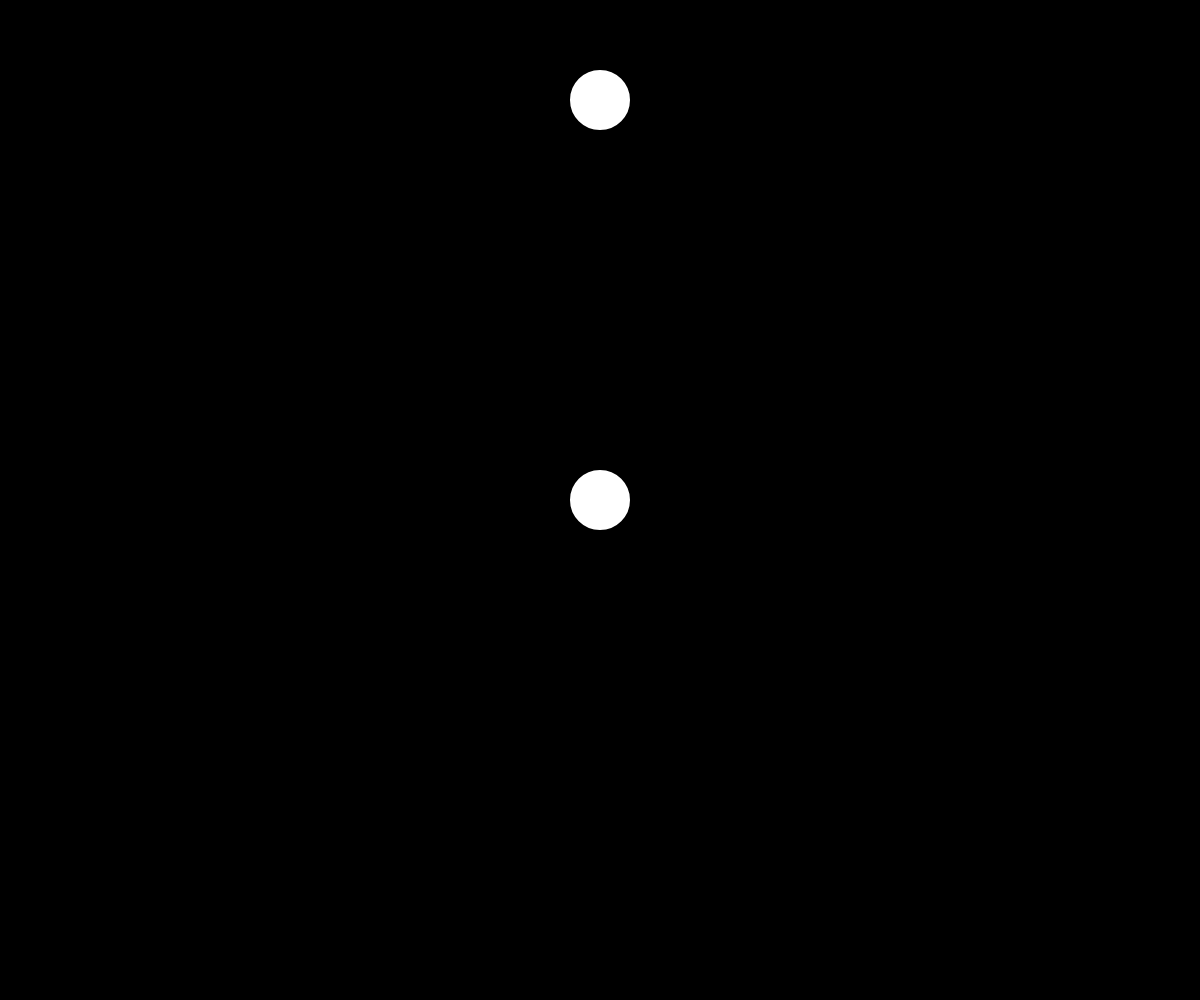
Frame 1 (no input)
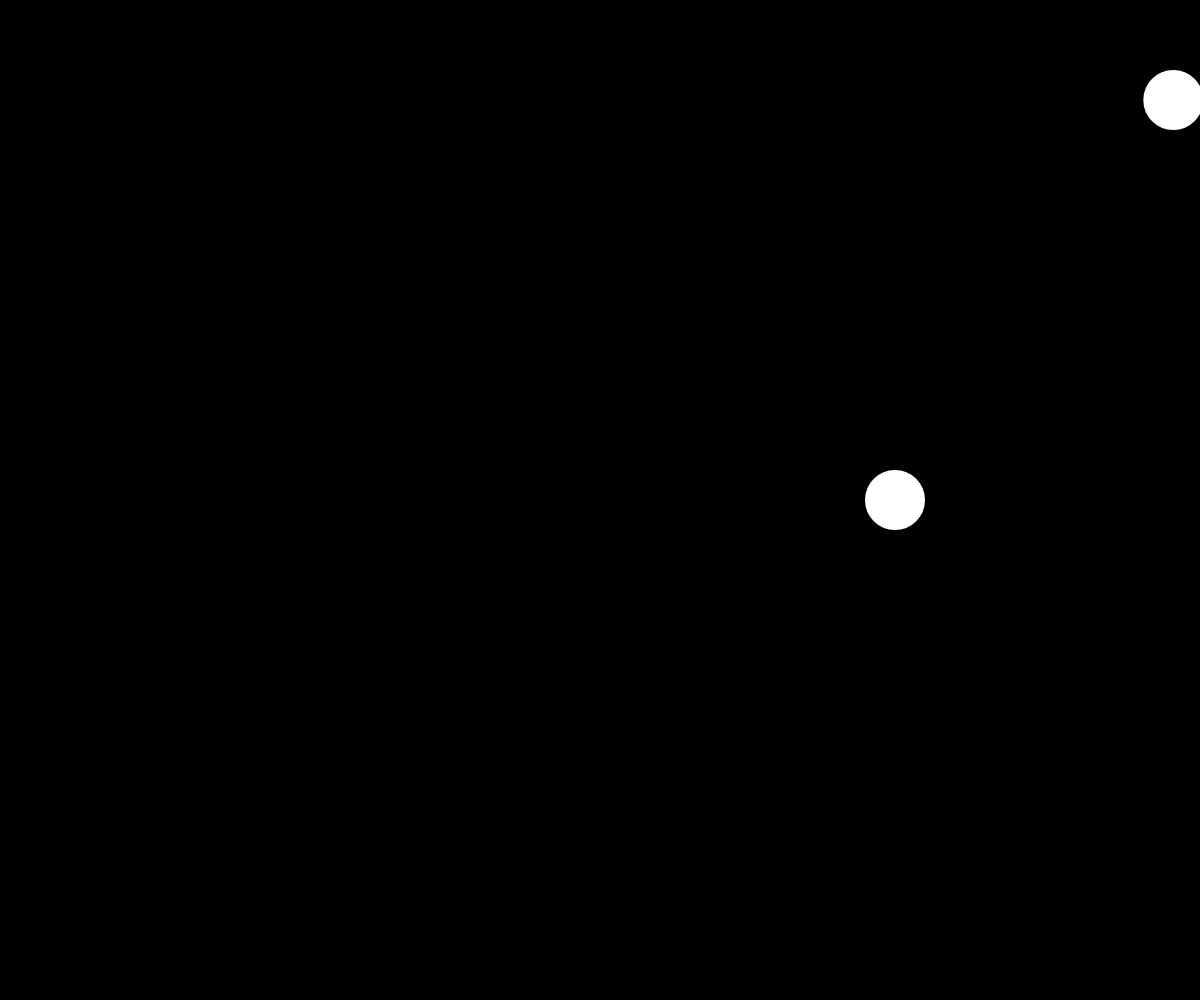
Frame 60 (no input)
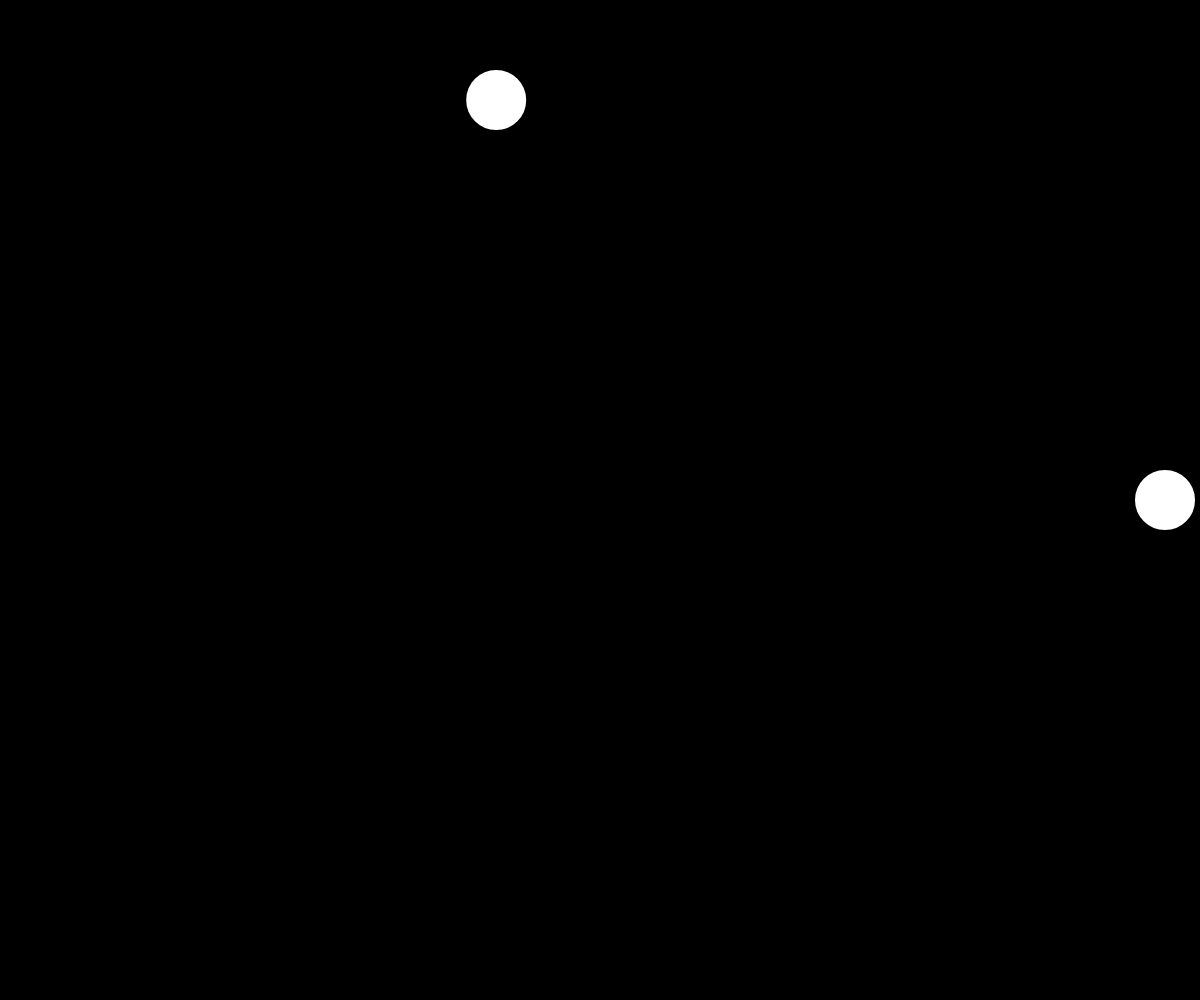
Frame 120 (the mouse pressed at the canvas centre since frame 60)

The p5.js sketch that drew these frames (run headless with seeded random() and noise() and a simulated clock; from frame 60 on, the mouse is pressed at the canvas centre):

// p5.js sketch
// ── sketch.js
var d = 50;
var direction = true;
var x =  0;
var y = 0;
var speed = 5;
var x2 = d / 2;
var y2 = 100;
var angle2 = 0;

function setup() {
  createCanvas(windowWidth, windowHeight);
  background(0);
  strokeWeight(10);
  stroke(255);
  y = height / 2;
  x = width / 2;
}

function draw() {
  background(0);

  var ang2 = radians(angle2);

  x2 = (width/2)  + (width/2 - d/2) * sin(ang2);
  angle2 += 1.6;

  ellipse(x, y, d, d);
  ellipse(x2, y2, d, d);

  x2 += 5;

  if (x > windowWidth - d / 2) {
    direction = false;
    speed = -speed;
  } else if (x < d / 2) {
    direction = true;
    speed = -speed;
  }
  x += speed;
}
